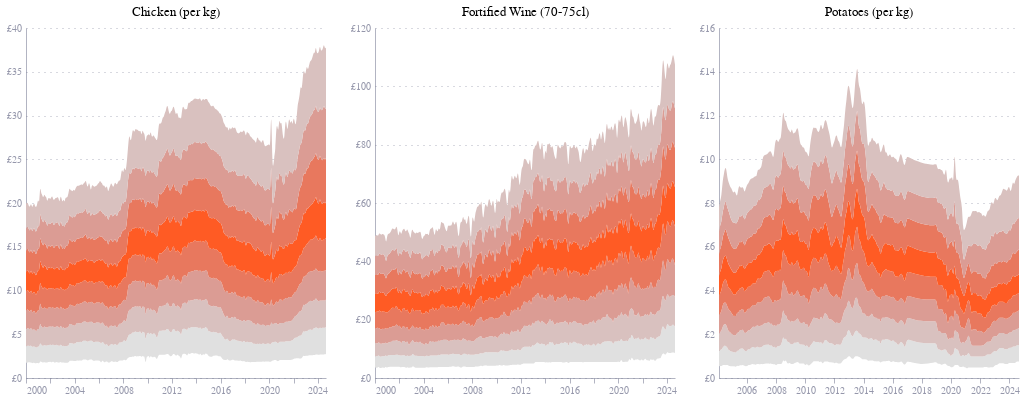

The code cell stored with this chart in its notebook:
### Code cell
temp_df = df.query("item_id == 310406")


peak = "hsl(15, 100%, 57%)"
low = "hsl(0, 0%, 88%)"

schemes = [
    ["transparent"]+create_symmetric_hsl("hsl(0, 0%, 88%)", "hsl(15, 100%, 57%)", 9),
    ["transparent"]+create_symmetric_hsl("hsl(0, 0%, 88%)", "hsl(45, 89%, 59%)", 9),
    ["transparent"]+create_symmetric_hsl("hsl(0, 0%, 88%)", "hsl(350, 70%, 46%)", 9)
]

charts = []

for i, item_id in enumerate(df.item_id.unique()):
    temp_df = df.query(f"item_id == {item_id}")

    print(schemes[i])

    quantiles = alt.Chart(temp_df).mark_area(
        interpolate='basis',
    ).encode(
        x='quote_date:T',
        y=alt.Y('price:Q', title="", axis=alt.Axis(labelExpr="'£'+datum.label")),
        color=alt.Color('quantile:O', 
                        legend=None,
                        scale=alt.Scale(
                            range=schemes[i]    
            )),
        tooltip=[
            {'type': 'quantitative', 'field': 'quantile', 'title': 'Quantile'},
            {'type': 'quantitative', 'field': 'price_true', 'title': 'Price'},
            {'type': 'temporal', 'field': 'quote_date', 'title': 'Date'},
            {'type': 'nominal', 'field': 'description', 'title': 'Item'}
        ],
        order=alt.Order('quantile', sort='ascending')
    ).properties(
        width=300,
        height=350
    )

    median_line = alt.Chart(temp_df.query("quantile == 0.5")).mark_line(color='white', strokeWidth=1).encode(
        x=alt.X('quote_date:T', title=''),
        y=alt.Y('price_true:Q', title='', axis=alt.Axis(labelExpr="'£'+datum.label")),
    )

    print(temp_df['description'].iloc[0].title())  

    title_rebinds = {
        "Fresh/Chilled Chicken  Per Kg": "Chicken (per kg)",
        "Fortified Wine  (70-75Cl)": "Fortified Wine (70-75cl)",
        "Potatoes- Baking Pr Kg": "Potatoes (per kg)"
    } 

    chart = (quantiles).properties(
        title=alt.TitleParams(
        #text=f"{temp_df['description'].iloc[0].title()}",
        text=title_rebinds[temp_df['description'].iloc[0].title()],
        fontWeight='normal',
        
        )
    )

    charts.append(chart)

chart = alt.hconcat(*charts)
chart.save("price_distribution.png", scale_factor=3)
chart.save("price_distribution.json")

chart.display()

### Figure 1 — Vega-Lite specification as saved in the notebook (floating-point values rounded to 4 significant figures; data arrays with more than 128 entries replaced by an {"elided": "..."} marker saying what was removed)
{"config": {"font": "Circular Std", "mark": {"line": {"interpolate": "monotone"}}, "view": {"stroke": "transparent", "width": 400, "height": 300}, "range": {"category": ["#36B7B4", "#E6224B", "#F4C245", "#0063AF", "#00A767", "#179FDB", "#EB5C2E"], "diverging": ["#E6224B", "#E54753", "#C9C9C9", "#179FDB", "#122B39"], "heatmap": ["#C9C9C9", "#179FDB", "#0063AF", "#122B39"], "ordinal": ["#00A767", "#36B7B4", "#179FDB", "#0063AF", "#243B5A"]}, "axisX": {"domainColor": "#676A86", "domainOpacity": 0.5, "grid": false, "labelAngle": 0, "labelColor": "#676A86", "labelOpacity": 0.7, "orient": "bottom", "tickColor": "#676A86", "tickCount": 10, "tickOpacity": 0.5, "title": false, "titleAlign": "center", "titleAnchor": "middle", "titleColor": "#676A86", "titleFontSize": 12, "titleOpacity": 0.8, "titleY": -15}, "axisY": {"domainColor": "#676A86", "domainOpacity": 0.5, "gridColor": "#676A86", "gridDash": [1, 5], "gridOpacity": 0.5, "labelColor": "#676A86", "labelOpacity": 0.7, "labelPadding": 5, "tickColor": "#676A86", "tickCount": 8, "tickOpacity": 0.5, "ticks": false, "titleAlign": "left", "titleAngle": 0, "titleBaseline": "bottom", "titleColor": "#676A86", "titleFontSize": 12, "titleOpacity": 0.8, "titleX": 0, "titleY": -7}}, "hconcat": [{"data": {"name": "data-e097a76f63f77fc804711e3dc1caa6fa"}, "mark": {"type": "area", "interpolate": "basis"}, "encoding": {"color": {"field": "quantile", "legend": null, "scale": {"range": ["transparent", "hsl(0, 0%, 88%)", "hsl(3, 25%, 80%)", "hsl(7, 50%, 72%)", "hsl(11, 75%, 64%)", "hsl(15, 100%, 57%)", "hsl(11, 75%, 64%)", "hsl(7, 50%, 72%)", "hsl(3, 25%, 80%)", "hsl(0, 0%, 88%)"]}, "type": "ordinal"}, "order": {"field": "quantile", "sort": "ascending", "type": "quantitative"}, "tooltip": [{"field": "quantile", "title": "Quantile", "type": "quantitative"}, {"field": "price_true", "title": "Price", "type": "quantitative"}, {"field": "quote_date", "title": "Date", "type": "temporal"}, {"field": "description", "title": "Item", "type": "nominal"}], "x": {"field": "quote_date", "type": "temporal"}, "y": {"axis": {"labelExpr": "'£'+datum.label"}, "field": "price", "title": "", "type": "quantitative"}}, "height": 350, "title": {"text": "Chicken (per kg)", "fontWeight": "normal"}, "width": 300}, {"data": {"name": "data-b15393d258d9ee6f4ec06347bd34a39d"}, "mark": {"type": "area", "interpolate": "basis"}, "encoding": {"color": {"field": "quantile", "legend": null, "scale": {"range": ["transparent", "hsl(0, 0%, 88%)", "hsl(11, 22%, 80%)", "hsl(22, 44%, 73%)", "hsl(33, 66%, 66%)", "hsl(45, 89%, 59%)", "hsl(33, 66%, 66%)", "hsl(22, 44%, 73%)", "hsl(11, 22%, 80%)", "hsl(0, 0%, 88%)"]}, "type": "ordinal"}, "order": {"field": "quantile", "sort": "ascending", "type": "quantitative"}, "tooltip": [{"field": "quantile", "title": "Quantile", "type": "quantitative"}, {"field": "price_true", "title": "Price", "type": "quantitative"}, {"field": "quote_date", "title": "Date", "type": "temporal"}, {"field": "description", "title": "Item", "type": "nominal"}], "x": {"field": "quote_date", "type": "temporal"}, "y": {"axis": {"labelExpr": "'£'+datum.label"}, "field": "price", "title": "", "type": "quantitative"}}, "height": 350, "title": {"text": "Fortified Wine (70-75cl)", "fontWeight": "normal"}, "width": 300}, {"data": {"name": "data-3205b699461300b55422078bb3057514"}, "mark": {"type": "area", "interpolate": "basis"}, "encoding": {"color": {"field": "quantile", "legend": null, "scale": {"range": ["transparent", "hsl(0, 0%, 88%)", "hsl(87, 17%, 77%)", "hsl(175, 35%, 67%)", "hsl(262, 52%, 56%)", "hsl(350, 70%, 46%)", "hsl(262, 52%, 56%)", "hsl(175, 35%, 67%)", "hsl(87, 17%, 77%)", "hsl(0, 0%, 88%)"]}, "type": "ordinal"}, "order": {"field": "quantile", "sort": "ascending", "type": "quantitative"}, "tooltip": [{"field": "quantile", "title": "Quantile", "type": "quantitative"}, {"field": "price_true", "title": "Price", "type": "quantitative"}, {"field": "quote_date", "title": "Date", "type": "temporal"}, {"field": "description", "title": "Item", "type": "nominal"}], "x": {"field": "quote_date", "type": "temporal"}, "y": {"axis": {"labelExpr": "'£'+datum.label"}, "field": "price", "title": "", "type": "quantitative"}}, "height": 350, "title": {"text": "Potatoes (per kg)", "fontWeight": "normal"}, "width": 300}], "$schema": "https://vega.github.io/schema/vega-lite/v5.8.0.json", "datasets": {"data-e097a76f63f77fc804711e3dc1caa6fa": {"elided": "2673 records"}, "data-b15393d258d9ee6f4ec06347bd34a39d": {"elided": "2673 records"}, "data-3205b699461300b55422078bb3057514": {"elided": "2052 records"}}}
